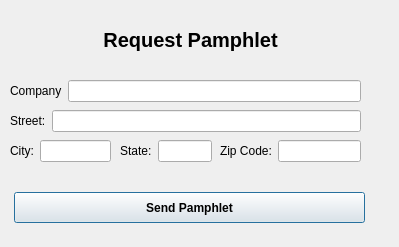
<?xml version="1.0" encoding="UTF-8"?>
<ui version="4.0">
 <class>RequestPamphlet</class>
 <widget class="QDialog" name="RequestPamphlet">
  <property name="geometry">
   <rect>
    <x>0</x>
    <y>0</y>
    <width>399</width>
    <height>247</height>
   </rect>
  </property>
  <property name="windowTitle">
   <string>Dialog</string>
  </property>
  <widget class="QLabel" name="label_4">
   <property name="geometry">
    <rect>
     <x>30</x>
     <y>10</y>
     <width>321</width>
     <height>61</height>
    </rect>
   </property>
   <property name="font">
    <font>
     <pointsize>15</pointsize>
     <weight>75</weight>
     <bold>true</bold>
    </font>
   </property>
   <property name="text">
    <string>&lt;html&gt;&lt;head/&gt;&lt;body&gt;&lt;p align=&quot;center&quot;&gt;Request Pamphlet&lt;/p&gt;&lt;/body&gt;&lt;/html&gt;</string>
   </property>
  </widget>
  <widget class="QWidget" name="layoutWidget">
   <property name="geometry">
    <rect>
     <x>10</x>
     <y>140</y>
     <width>101</width>
     <height>22</height>
    </rect>
   </property>
   <layout class="QHBoxLayout" name="horizontalLayout_3">
    <item>
     <widget class="QLabel" name="label_5">
      <property name="text">
       <string>City:</string>
      </property>
     </widget>
    </item>
    <item>
     <widget class="QLineEdit" name="lineEdit_4"/>
    </item>
   </layout>
  </widget>
  <widget class="QWidget" name="layoutWidget_2">
   <property name="geometry">
    <rect>
     <x>120</x>
     <y>140</y>
     <width>92</width>
     <height>22</height>
    </rect>
   </property>
   <layout class="QHBoxLayout" name="horizontalLayout_4">
    <item>
     <widget class="QLabel" name="label_6">
      <property name="text">
       <string>State:</string>
      </property>
     </widget>
    </item>
    <item>
     <widget class="QLineEdit" name="lineEdit_5"/>
    </item>
   </layout>
  </widget>
  <widget class="QWidget" name="layoutWidget_3">
   <property name="geometry">
    <rect>
     <x>220</x>
     <y>140</y>
     <width>141</width>
     <height>22</height>
    </rect>
   </property>
   <layout class="QHBoxLayout" name="horizontalLayout_5">
    <item>
     <widget class="QLabel" name="label_7">
      <property name="text">
       <string>Zip Code:</string>
      </property>
     </widget>
    </item>
    <item>
     <widget class="QLineEdit" name="lineEdit_6"/>
    </item>
   </layout>
  </widget>
  <widget class="QWidget" name="layoutWidget">
   <property name="geometry">
    <rect>
     <x>10</x>
     <y>80</y>
     <width>351</width>
     <height>22</height>
    </rect>
   </property>
   <layout class="QHBoxLayout" name="horizontalLayout_2">
    <item>
     <widget class="QLabel" name="label_2">
      <property name="text">
       <string>Company</string>
      </property>
     </widget>
    </item>
    <item>
     <widget class="QLineEdit" name="lineEdit_2"/>
    </item>
   </layout>
  </widget>
  <widget class="QWidget" name="layoutWidget">
   <property name="geometry">
    <rect>
     <x>10</x>
     <y>110</y>
     <width>351</width>
     <height>22</height>
    </rect>
   </property>
   <layout class="QHBoxLayout" name="horizontalLayout">
    <item>
     <widget class="QLabel" name="label_3">
      <property name="text">
       <string>Street:</string>
      </property>
     </widget>
    </item>
    <item>
     <widget class="QLineEdit" name="lineEdit_3"/>
    </item>
   </layout>
  </widget>
  <widget class="QPushButton" name="pushButton">
   <property name="geometry">
    <rect>
     <x>14</x>
     <y>192</y>
     <width>351</width>
     <height>31</height>
    </rect>
   </property>
   <property name="font">
    <font>
     <weight>75</weight>
     <bold>true</bold>
    </font>
   </property>
   <property name="text">
    <string>Send Pamphlet</string>
   </property>
  </widget>
  <zorder>layoutWidget</zorder>
  <zorder>layoutWidget</zorder>
  <zorder>label_4</zorder>
  <zorder>layoutWidget</zorder>
  <zorder>layoutWidget_2</zorder>
  <zorder>layoutWidget_3</zorder>
  <zorder>pushButton</zorder>
 </widget>
 <resources/>
 <connections/>
</ui>
